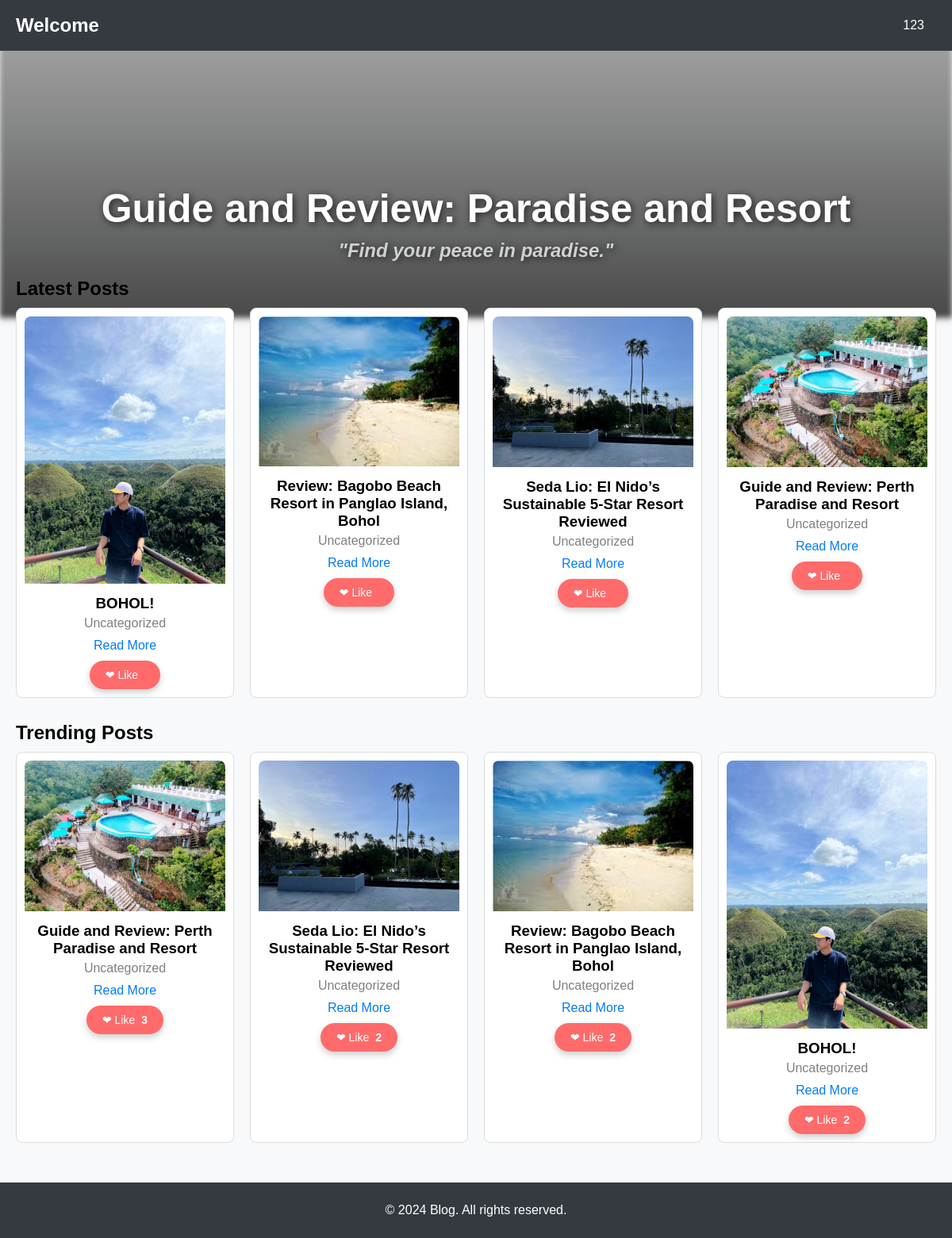
The page /index.php (signed in) on the database its author committed.
### tables this page shows
CREATE TABLE `users` (
  `id` int(11) NOT NULL,
  `username` varchar(50) NOT NULL,
  `password` varchar(255) NOT NULL,
  `role` enum('admin','user') DEFAULT 'user',
  `registration_date` timestamp NOT NULL DEFAULT current_timestamp()
);

CREATE TABLE `posts` (
  `id` int(11) NOT NULL,
  `title` varchar(255) NOT NULL,
  `content` text NOT NULL,
  `category` enum('optimization','troubleshooting') NOT NULL,
  `image_path` varchar(255) DEFAULT NULL,
  `likes_count` int(11) DEFAULT 0,
  `created_at` timestamp NOT NULL DEFAULT current_timestamp(),
  `category_id` int(11) DEFAULT NULL,
  `related_to` int(11) DEFAULT NULL
);

### index.php (the view, shortened to what this page needs)
<?php
$host = 'sql203.infinityfree.com';
$dbname = 'if0_37727017_blogdb';
$username = 'if0_37727017';
$password = '8KmXpV9wEy6';
try {
    $pdo = new PDO("mysql:host=$host;dbname=$dbname;charset=utf8mb4", $username, $password);
    $pdo->setAttribute(PDO::ATTR_ERRMODE, PDO::ERRMODE_EXCEPTION);
} catch (PDOException $e) {
    die("Database connection failed: " . $e->getMessage());
}
$user_display_name = '';
if (isset($_SESSION['user_id'])) {
    $stmt = $pdo->prepare("SELECT username FROM users WHERE id = :user_id");
    $stmt->bindParam(':user_id', $_SESSION['user_id'], PDO::PARAM_INT);
    $stmt->execute();
    $user = $stmt->fetch(PDO::FETCH_ASSOC);
    if ($user) {
        $user_display_name = $user['username'];
    }
}
$stmt = $pdo->prepare("
    SELECT p.id, p.title, c.name AS category, p.image_path
    FROM posts p
    LEFT JOIN categories c ON p.category_id = c.id
    ORDER BY p.created_at DESC
    LIMIT 5
");
$stmt->execute();
$latest_posts = $stmt->fetchAll(PDO::FETCH_ASSOC);
$stmt = $pdo->prepare("
    SELECT p.id, p.title, c.name AS category, p.image_path, COUNT(l.id) AS likes_count
    FROM posts p
    LEFT JOIN likes l ON p.id = l.post_id
    LEFT JOIN categories c ON p.category_id = c.id
    GROUP BY p.id
    ORDER BY likes_count DESC
    LIMIT 5
");
$stmt->execute();
$trending_posts = $stmt->fetchAll(PDO::FETCH_ASSOC);
?>
<!DOCTYPE html>
<html lang="en">
<head>
    <link rel="stylesheet" href="/jegrandia/home.css?v=<?= time(); ?>">
</head>
<body>
    <header>
        <h1>Welcome</h1>
        <nav>
            <?php if (!empty($user_display_name)): ?>
                <div class="dropdown">
                    <button><?= htmlspecialchars($user_display_name) ?></button>
                </div>
            <?php else: ?>
                <a href="login.php">Login</a>
                <a href="register.php">Register</a>
            <?php endif; ?>
        </nav>
    </header>
    <main>
        <div class="title">
            <h1>Guide and Review: Paradise and Resort</h1>
            <h2>"Find your peace in paradise."</h2>
        </div>
        <div class="header-title-bg"></div>
        <section class="latest-posts">
            <h2>Latest Posts</h2>
            <div class="post-list">
                <?php if (!empty($latest_posts)): ?>
                    <?php foreach ($latest_posts as $post): ?>
                        <div class="post-card">
                            <img src="<?= htmlspecialchars($post['image_path'] ?: 'default-image.jpg') ?>"
                                alt="<?= htmlspecialchars($post['title']) ?> Image">
                            <h3><?= htmlspecialchars($post['title']) ?></h3>
                            <p><?= htmlspecialchars($post['category'] ?: 'Uncategorized') ?></p>
                            <a href="post.php?id=<?= $post['id'] ?>">Read More</a>
                            <div class="like-container">
                                <button type="button" class="like-button" data-post-id="<?= $post['id'] ?>">
                                    ❤ Like <span class="like-count"></span>
                                </button>
                            </div>
                        </div>
                    <?php endforeach; ?>
                <?php else: ?>
                    <p>No posts available.</p>
                <?php endif; ?>
            </div>
        </section>
        <section class="trending-posts">
            <h2>Trending Posts</h2>
            <div class="post-list">
                <?php if (!empty($trending_posts)): ?>
                    <?php foreach ($trending_posts as $post): ?>
                        <div class="post-card">
                            <img src="<?= htmlspecialchars($post['image_path'] ?: 'default-image.jpg') ?>"
                                alt="<?= htmlspecialchars($post['title']) ?> Image">
                            <h3><?= htmlspecialchars($post['title']) ?></h3>
                            <p><?= htmlspecialchars($post['category'] ?: 'Uncategorized') ?></p>
                            <a href="post.php?id=<?= $post['id'] ?>">Read More</a>
                            <div class="like-container">
                                <button type="button" class="like-button" data-post-id="<?= $post['id'] ?>">
                                    ❤ Like <span class="like-count"><?= htmlspecialchars($post['likes_count'] ?? 0) ?></span>
                                </button>
                            </div>
                        </div>
                    <?php endforeach; ?>
                <?php else: ?>
                    <p>No trending posts available.</p>
                <?php endif; ?>
            </div>
        </section>
    </main>
    <footer>
        <p>&copy; <?= date('Y') ?> Blog. All rights reserved.</p>
    </footer>
</body>
</html>

### home.css (style rules this page uses)
body { font-family: Arial, sans-serif; margin: 0; padding: 0; background-color: #f8f9fa; }
header { background-color: #343a40; color: #fff; padding: 15px 20px; display: flex; justify-content: space-between; align-items: center; }
header h1 { margin: 0; font-size: 24px; font-weight: bold; }
header nav { display: flex; gap: 20px; }
.dropdown { position: relative; display: inline-block; }
.dropdown button { background: none; color: #fff; border: none; cursor: pointer; font-size: 16px; padding: 8px 15px; border-radius: 20px; transition: background-color 0.3s; }
main { padding: 20px; max-width: 1200px; margin: auto; }
.header-title-bg { position: absolute; top: 0; left: 0; width: 100%; height: 400px; background-repeat: no-repeat; background-size: cover; background-position: center; z-index: -1; filter: brightness(70%) blur(3px); box-shadow: 0 4px 6px rgba(0, 0, 0, 0.2); }
.title { font-size: 40px; font-weight: bold; color: #fff; text-shadow: 2px 2px 10px rgba(0, 0, 0, 0.7); text-align: center; margin-top: 150px; z-index: 1; position: relative; font-family: "Arial", sans-serif; }
.title h1 { font-size: 50px; margin-bottom: 10px; }
.title h2 { font-size: 24px; margin-top: 0; font-style: italic; color: #d1d1d1; }
.header-title-bg::before { content: ""; position: absolute; top: 0; left: 0; width: 100%; height: 100%; background: linear-gradient( to bottom, rgba(0, 0, 0, 0.3), rgba(0, 0, 0, 0.7) ); z-index: -1; }
.header-title-bg { background-attachment: fixed; }
section { margin-bottom: 30px; }
h2 { margin-bottom: 10px; }
.post-list { display: grid; grid-template-columns: repeat(auto-fit, minmax(250px, 1fr)); gap: 20px; }
.post-card { background: white; border: 1px solid #ddd; border-radius: 8px; padding: 10px; text-align: center; transition: transform 0.2s, box-shadow 0.2s; }
.post-card img { max-width: 100%; height: auto; border-radius: 8px 8px 0 0; }
.post-card h3 { margin: 10px 0 5px; }
.post-card p { margin: 0 0 10px; color: gray; }
.post-card a { text-decoration: none; color: #007bff; }
footer { background-color: #343a40; color: white; padding: 10px; text-align: center; }
.like-button { display: inline-flex; align-items: center; justify-content: center; background-color: #ff6b6b; color: #fff; border: none; border-radius: 20px; padding: 10px 20px; font-size: 14px; cursor: pointer; transition: background-color 0.3s ease, transform 0.2s ease; box-shadow: 0 4px 8px rgba(0, 0, 0, 0.2); }
.like-button .like-count { margin-left: 8px; font-weight: bold; }
.post-card .like-button { margin-top: 10px; }

### rows shown on the page
users: username "123"
posts: image_path (picture), title "BOHOL!", category "Uncategorized", likes_count "2"
posts: image_path (picture), title "Review: Bagobo Beach Resort in Panglao Island, Bohol", category "Uncategorized", likes_count "2"
posts: image_path (picture), title "Seda Lio: El Nido’s Sustainable 5-Star Resort Reviewed", category "Uncategorized", likes_count "2"
posts: image_path (picture), title "Guide and Review: Perth Paradise and Resort", category "Uncategorized", likes_count "3"
